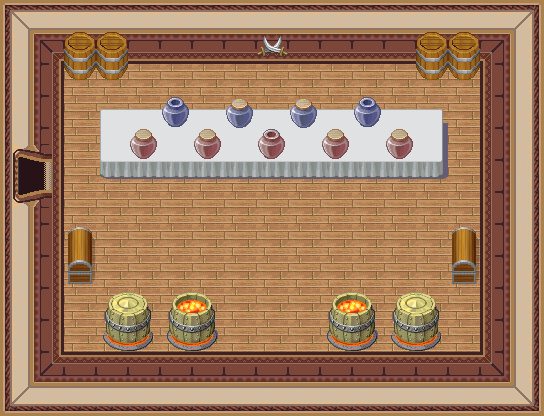

The image is a tile-based game level rendered from a .tmx file. Its description and source (layers, tilesets, objects; grid data summarised) follow:
An orthogonal 17x13 tile map with 32x32 px tiles, 7 tile layers (0_floor, 1_terrain, 2_object, 3_roof, ...), 1 hidden layer not drawn, 11 tilesets.

<map version="1.2" tiledversion="1.2.2" orientation="orthogonal" renderorder="right-down" width="17" height="13" tilewidth="32" tileheight="32" infinite="0" nextlayerid="9" nextobjectid="1">
 <tileset firstgid="1" name="int_wall_dark_red" tilewidth="32" tileheight="32" tilecount="16" columns="4">
  <image source="../../tileset/building/wall/int_wall_dark_red.png" width="128" height="128" />
 </tileset>
 <tileset firstgid="17" name="int_wall_dark_red_corners" tilewidth="32" tileheight="32" tilecount="16" columns="4">
  <image source="../../tileset/building/wall/int_wall_dark_red_corners.png" width="128" height="128" />
 </tileset>
 <tileset firstgid="33" name="collision" tilewidth="32" tileheight="32" tilecount="1" columns="1">
  <image source="../../tileset/logic/collision.png" width="32" height="32" />
 </tileset>
 <tileset firstgid="34" name="drewniany_stol_obrus" tilewidth="32" tileheight="32" tilecount="9" columns="3">
  <image source="../../tileset/pol/wyposazenie/stoly/drewniany_stol_obrus.png" width="96" height="96" />
 </tileset>
 <tileset firstgid="43" name="kafelki_rozne" tilewidth="32" tileheight="32" tilecount="80" columns="16">
  <image source="../../tileset/pol/domki/podloga/kafelki_rozne.png" width="512" height="160" />
 </tileset>
 <tileset firstgid="123" name="miecze" tilewidth="32" tileheight="32" tilecount="32" columns="8">
  <image source="../../tileset/pol/wyposazenie/miecze.png" width="256" height="128" />
 </tileset>
 <tileset firstgid="155" name="dzabny" tilewidth="32" tileheight="32" tilecount="4" columns="2">
  <image source="../../tileset/item/pot/pots_pink_blue.png" width="64" height="64" />
 </tileset>
 <tileset firstgid="159" name="beczka" tilewidth="32" tileheight="32" tilecount="2" columns="1">
  <image source="../../tileset/item/pot/small_barrel.png" width="32" height="64" />
 </tileset>
 <tileset firstgid="161" name="beczki" tilewidth="32" tileheight="32" tilecount="16" columns="8">
  <image source="../../tileset/item/pot/mine_barrels.png" width="256" height="64" />
 </tileset>
 <tileset firstgid="177" name="depo" tilewidth="32" tileheight="32" tilecount="6" columns="3">
  <image source="../../tileset/item/chest/chest_2.png" width="96" height="64" />
 </tileset>
 <tileset firstgid="183" name="dark_red_ew" tilewidth="32" tileheight="32" tilecount="12" columns="4">
  <image source="../../tileset/building/entrance/dark_red_ew.png" width="128" height="96" />
 </tileset>
 <layer id="1" name="0_floor" width="17" height="13">
  <data>[221 cells, 221 non-empty, 1 distinct tile ids]</data>
 </layer>
 <layer id="2" name="1_terrain" width="17" height="13">
  <data>[221 cells, 126 non-empty, 24 distinct tile ids]</data>
 </layer>
 <layer id="3" name="2_object" width="17" height="13">
  <data>[221 cells, 26 non-empty, 15 distinct tile ids]</data>
 </layer>
 <layer id="4" name="3_roof" width="17" height="13">
  <data>[221 cells, 25 non-empty, 9 distinct tile ids]</data>
 </layer>
 <layer id="5" name="4_roof_add" width="17" height="13">
  <data>[221 cells, 4 non-empty, 2 distinct tile ids]</data>
 </layer>
 <layer id="6" name="objects" width="17" height="13">
  <data>[221 cells, 0 non-empty, 0 distinct tile ids]</data>
 </layer>
 <layer id="7" name="collision" width="17" height="13" visible="0">
  <data>[221 cells, 128 non-empty, 1 distinct tile ids]</data>
 </layer>
 <layer id="8" name="protection" width="17" height="13">
  <data>[221 cells, 0 non-empty, 0 distinct tile ids]</data>
 </layer>
</map>
